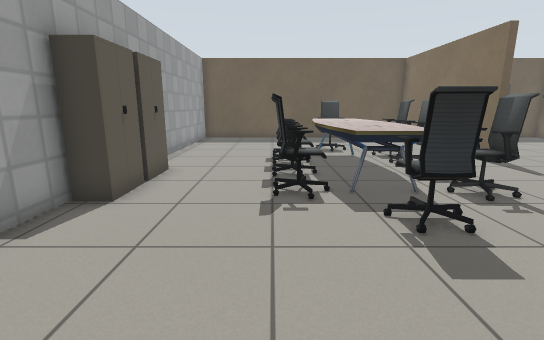
view 1 (above)

23 first-person views from a walk through a world built for the Gazebo simulator. The camera is 1 m above the floor, tilts 12° down and sees 85° across. The floor is counted in squares, 0.5 m on a side. Each view is taken from the middle of a square. On the plan, view 1 faces up. The plan holds only what a view shows up to about 17 squares ahead; the rest is blank. Simple patterns stand in for the simulator's built-in surfaces.

view 2
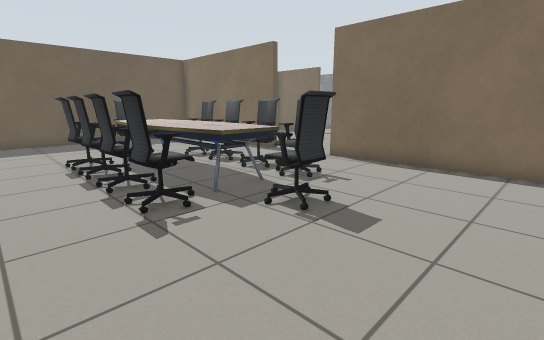

view 3
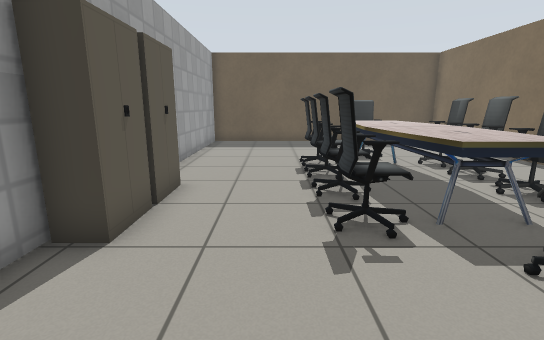

view 4
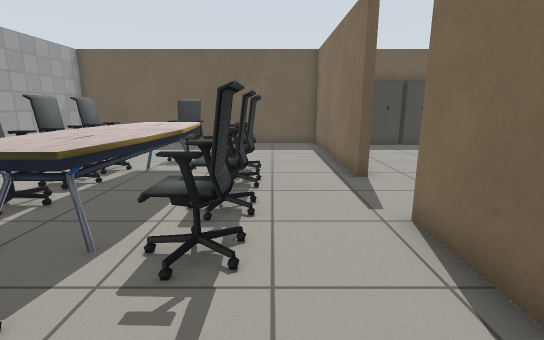

view 5
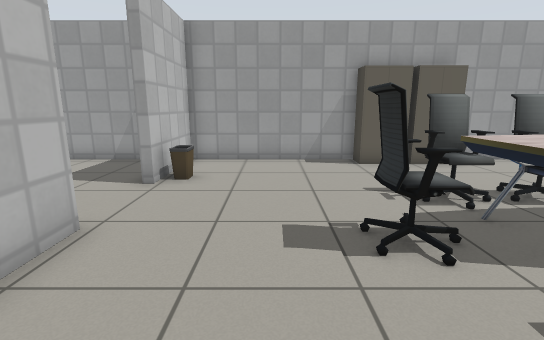

view 6
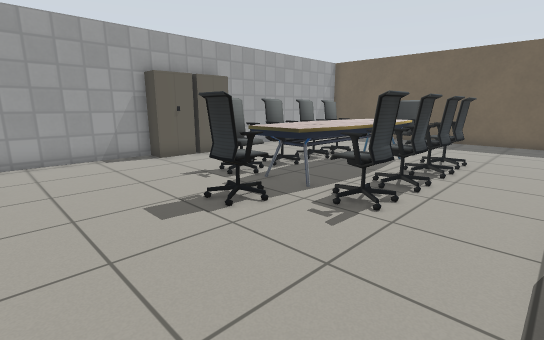

view 7
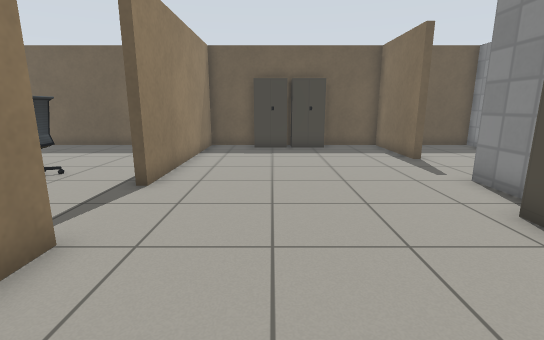

view 8
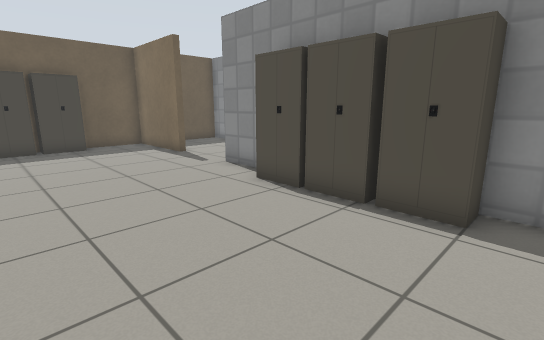

view 9
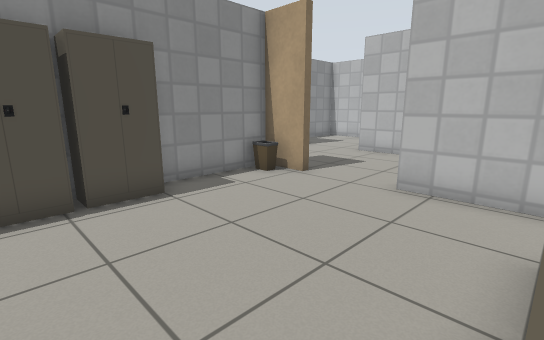

view 10
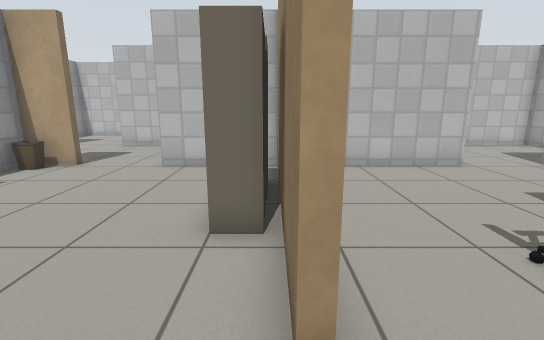

view 11
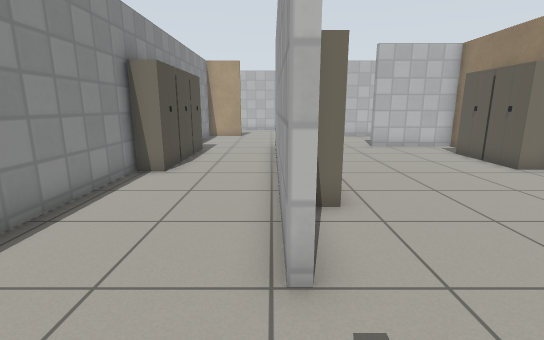

view 12
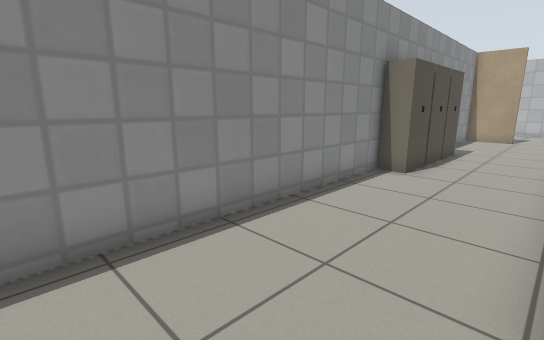

view 13
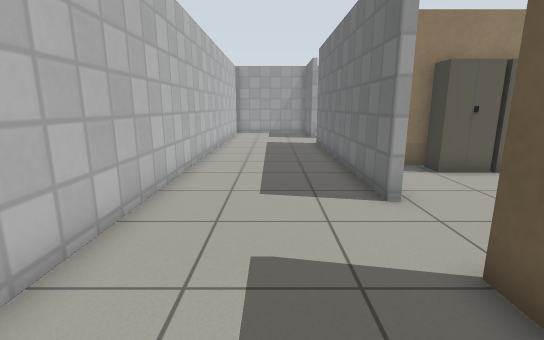

view 14
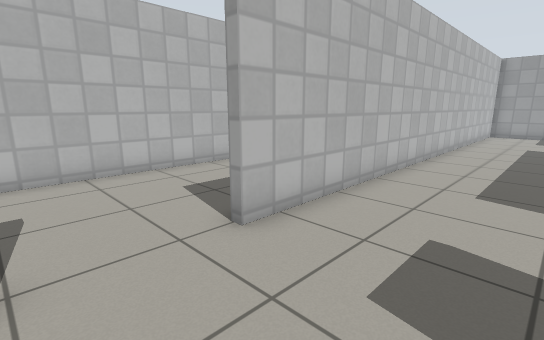

view 15
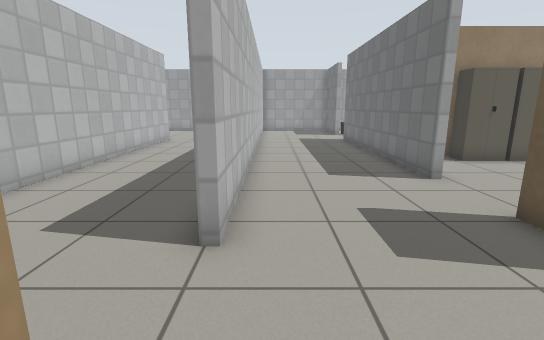

view 16
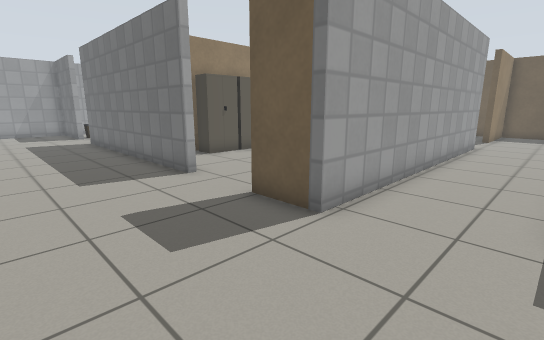

view 17
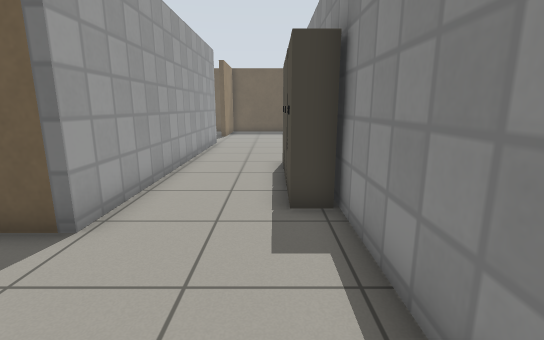

view 18
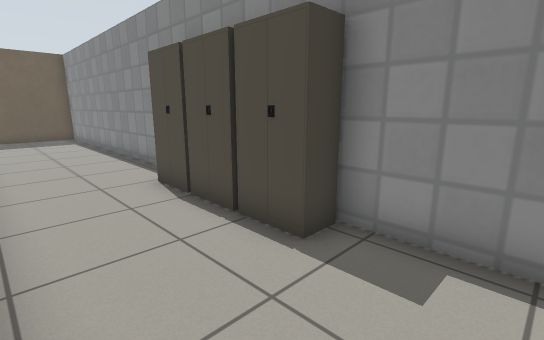

view 19
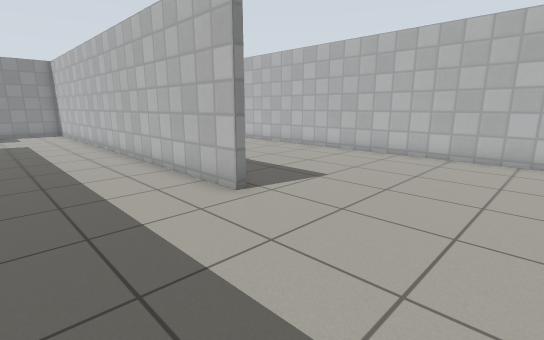

view 20
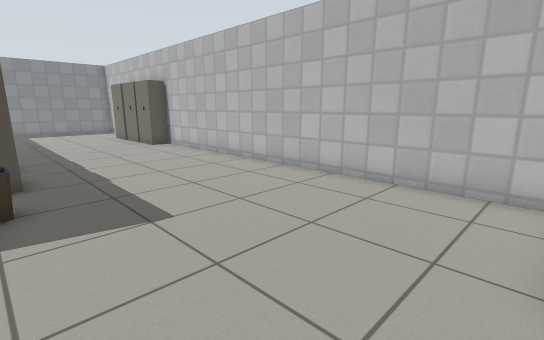

view 21
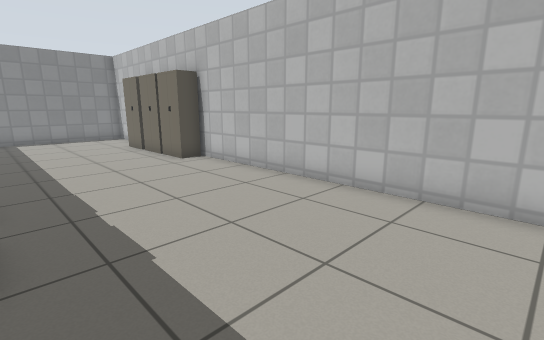

view 22
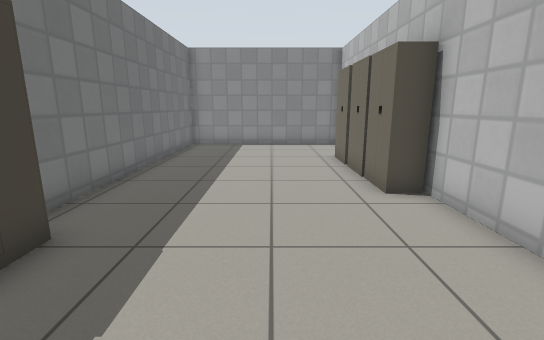

view 23
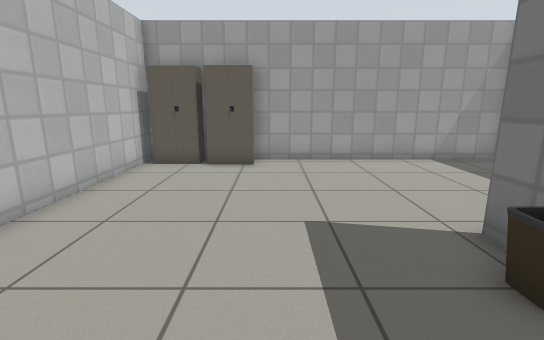

### Floor plan
Ten units are one square. View 1 is at (0, 0); x grows to the right and y downward. Boxes are objects, and circles mark ways between rooms. Rooms are numbered by the first view taken in them; rooms with no view inside come last. Other rooms are left out.
<svg viewBox="-50 -202 280 404">
<path fill="none" stroke="#000" d="M88 -114 85 -114 85 -197 -44 -197 -44 2 -6 2M23 2 65 2M85 -12 85 -81M88 -81 88 2 128 2 128 5M175 -154 175 -197 88 -197 88 -114M158 5 158 2 175 2 175 -120M128 5 23 5M214 58 224 58 224 -2M224 -68 224 -197 189 -197M178 -120 178 5 158 5M-44 21 -44 58 170 58M178 -168 178 -154M104 113 197 113M35 117 26 117 26 113 56 113M224 196 224 117 114 117M-44 62 -44 197 171 197"/>
<rect x="-45" y="-75" width="10" height="20" fill="#bbb"><title>cabinet</title></rect>
<rect x="-45" y="-95" width="10" height="20" fill="#bbb"><title>cabinet</title></rect>
<rect x="-15" y="-15" width="10" height="10" fill="#bbb"><title>bin</title></rect>
<rect x="-5" y="-75" width="20" height="10" fill="#bbb"><title>office chair</title></rect>
<rect x="-5" y="-95" width="20" height="10" fill="#bbb"><title>office chair</title></rect>
<rect x="-5" y="-115" width="20" height="20" fill="#bbb"><title>office chair</title></rect>
<rect x="-5" y="-135" width="20" height="20" fill="#bbb"><title>office chair</title></rect>
<rect x="15" y="-55" width="20" height="10" fill="#bbb"><title>office chair</title></rect>
<rect x="15" y="-135" width="30" height="70" fill="#bbb"><title>table</title></rect>
<rect x="15" y="-155" width="20" height="20" fill="#bbb"><title>office chair</title></rect>
<rect x="35" y="-95" width="20" height="20" fill="#bbb"><title>office chair</title></rect>
<rect x="35" y="-115" width="20" height="20" fill="#bbb"><title>office chair</title></rect>
<rect x="35" y="-135" width="20" height="20" fill="#bbb"><title>office chair</title></rect>
<rect x="45" y="-75" width="10" height="20" fill="#bbb"><title>office chair</title></rect>
<rect x="95" y="-35" width="10" height="20" fill="#bbb"><title>cabinet</title></rect>
<rect x="95" y="-55" width="10" height="20" fill="#bbb"><title>cabinet</title></rect>
<rect x="105" y="-195" width="20" height="10" fill="#bbb"><title>cabinet</title></rect>
<rect x="125" y="-195" width="20" height="10" fill="#bbb"><title>cabinet</title></rect>
<rect x="165" y="-5" width="10" height="10" fill="#bbb"><title>bin</title></rect>
<rect x="165" y="-55" width="10" height="20" fill="#bbb"><title>cabinet</title></rect>
<rect x="165" y="-75" width="10" height="20" fill="#bbb"><title>cabinet</title></rect>
<rect x="165" y="-95" width="10" height="20" fill="#bbb"><title>cabinet</title></rect>
<rect x="215" y="-25" width="10" height="20" fill="#bbb"><title>cabinet</title></rect>
<rect x="215" y="-45" width="10" height="20" fill="#bbb"><title>cabinet</title></rect>
<rect x="215" y="-65" width="10" height="20" fill="#bbb"><title>cabinet</title></rect>
<rect x="-45" y="175" width="10" height="20" fill="#bbb"><title>cabinet</title></rect>
<rect x="-45" y="155" width="10" height="20" fill="#bbb"><title>cabinet</title></rect>
<rect x="35" y="115" width="10" height="10" fill="#bbb"><title>bin</title></rect>
<rect x="55" y="115" width="30" height="10" fill="#bbb"><title>cabinet</title></rect>
<rect x="85" y="115" width="20" height="10" fill="#bbb"><title>cabinet</title></rect>
<rect x="125" y="185" width="20" height="10" fill="#bbb"><title>cabinet</title></rect>
<rect x="145" y="185" width="10" height="10" fill="#bbb"><title>cabinet</title></rect>
<rect x="155" y="185" width="30" height="10" fill="#bbb"><title>cabinet</title></rect>
<circle cx="90" cy="-100" r="3" fill="#2a7"/>
<circle cx="10" cy="0" r="3" fill="#2a7"/>
<circle cx="150" cy="0" r="3" fill="#2a7"/>
<circle cx="180" cy="-135" r="3" fill="#2a7"/>
<circle cx="190" cy="60" r="3" fill="#2a7"/>
<text x="20" y="-100">1</text>
<text x="140" y="-100">2</text>
<text x="130" y="10">3</text>
<text x="90" y="130">4</text>
</svg>
Room 1 opens to room 2. Room 1 opens to room 3. Room 2 opens to room 3. Room 3 opens to room 4.

Where each view was taken, in squares from view 1:
view 1: 0 up, 0 right, facing up
view 2: 1 up, 2 left, facing up-right
view 3: 2 up, 1 left, facing up
view 4: 3 up, 6 right, facing up
view 5: 3 up, 7 right, facing left
view 6: 1 up, 8 right, facing up-left
view 7: 4 up, 12 right, facing up
view 8: 3 up, 11 right, facing up-right
view 9: 7 up, 10 right, facing down-right
view 10: 10 up, 9 right, facing down
view 11: 15 up, 18 right, facing down
view 12: 15 up, 18 right, facing down-right
view 13: 3 down, 19 right, facing left
view 14: 2 down, 20 right, facing down-left
view 15: 5 down, 21 right, facing left
view 16: 5 down, 21 right, facing up-left
view 17: 5 down, 21 right, facing up
view 18: 2 down, 18 right, facing up-right
view 19: 7 down, 3 left, facing down-right
view 20: 12 down, 3 left, facing down-right
view 21: 13 down, 2 right, facing down-right
view 22: 16 down, 6 right, facing right
view 23: 15 down, 7 right, facing left
